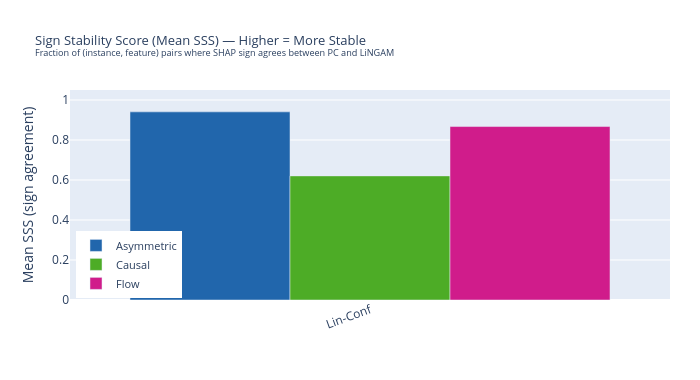

Here is the notebook cell this chart was saved with:
### Code cell
# ── SSS bar chart ─────────────────────────────────────────────────────────────
fig_sss = go.Figure()
for meth in BASE_METHODS:
    sub = df_sss[df_sss["Method"] == meth]
    fig_sss.add_trace(go.Bar(
        name         = meth,
        x            = sub["Dataset"].tolist(),
        y            = sub["MeanSSS"].tolist(),
        marker_color = METHOD_COLORS[meth],
        hovertemplate=f"<b>{meth}</b><br>Dataset=%{{x}}<br>MeanSSS=%{{y:.3f}}<extra></extra>",
    ))

fig_sss.update_layout(
    title=dict(text="Sign Stability Score (Mean SSS) — Higher = More Stable<br>"
               "<sup>Fraction of (instance, feature) pairs where SHAP sign agrees between PC and LiNGAM</sup>",
               font=dict(size=13)),
    barmode="group",
    yaxis=dict(title="Mean SSS (sign agreement)", range=[0, 1.05]),
    height=380, width=700,
    legend=dict(x=0.01, y=0.01, xanchor="left", font=dict(size=11)),
    margin=dict(l=70, r=30, t=90, b=80),
    xaxis=dict(tickangle=-20),
)
fig_sss.show()

### Figure 1 — Plotly figure (JSON) as saved in the notebook; plotly's stock layout.template omitted (floating-point values rounded to 4 significant figures)
{"data": [{"hovertemplate": "<b>Asymmetric</b><br>Dataset=%{x}<br>MeanSSS=%{y:.3f}<extra></extra>", "marker": {"color": "#2166ac"}, "name": "Asymmetric", "type": "bar", "x": ["Lin-Conf"], "y": [0.9407]}, {"hovertemplate": "<b>Causal</b><br>Dataset=%{x}<br>MeanSSS=%{y:.3f}<extra></extra>", "marker": {"color": "#4dac26"}, "name": "Causal", "type": "bar", "x": ["Lin-Conf"], "y": [0.6206]}, {"hovertemplate": "<b>Flow</b><br>Dataset=%{x}<br>MeanSSS=%{y:.3f}<extra></extra>", "marker": {"color": "#d01c8b"}, "name": "Flow", "type": "bar", "x": ["Lin-Conf"], "y": [0.8673]}], "layout": {"barmode": "group", "height": 380, "legend": {"font": {"size": 11}, "x": 0.01, "xanchor": "left", "y": 0.01}, "margin": {"b": 80, "l": 70, "r": 30, "t": 90}, "title": {"font": {"size": 13}, "text": "Sign Stability Score (Mean SSS) — Higher = More Stable<br><sup>Fraction of (instance, feature) pairs where SHAP sign agrees between PC and LiNGAM</sup>"}, "width": 700, "xaxis": {"tickangle": -20}, "yaxis": {"range": [0, 1.05], "title": {"text": "Mean SSS (sign agreement)"}}}}
